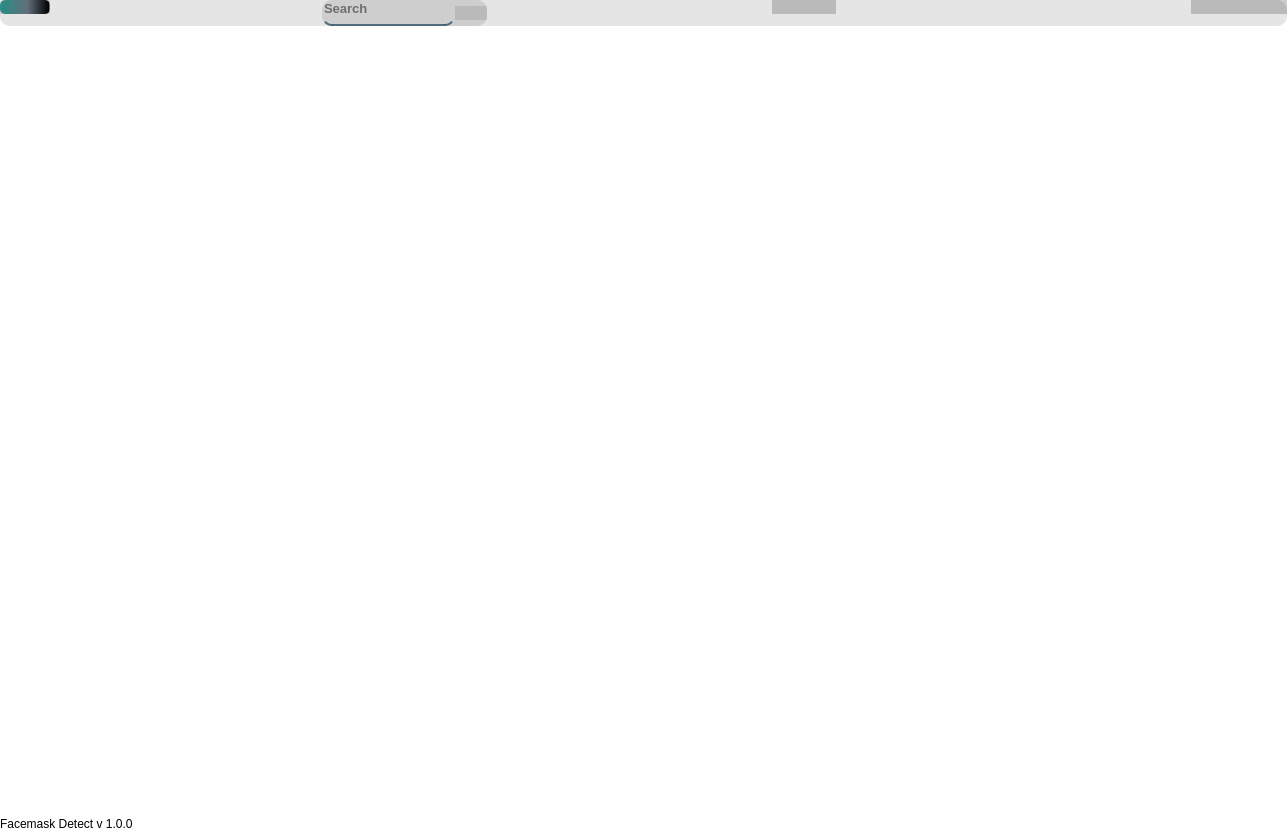
<?xml version="1.0" encoding="UTF-8"?>
<ui version="4.0">
 <class>MainWindow</class>
 <widget class="QMainWindow" name="MainWindow">
  <property name="geometry">
   <rect>
    <x>0</x>
    <y>0</y>
    <width>1287</width>
    <height>831</height>
   </rect>
  </property>
  <property name="windowTitle">
   <string>MainWindow</string>
  </property>
  <property name="styleSheet">
   <string notr="true">border:none;
background-color:rgba(255,255,255,255);
border-radius:10px
</string>
  </property>
  <widget class="QWidget" name="centralwidget">
   <property name="styleSheet">
    <string notr="true"/>
   </property>
   <layout class="QHBoxLayout" name="horizontalLayout">
    <property name="spacing">
     <number>0</number>
    </property>
    <property name="leftMargin">
     <number>0</number>
    </property>
    <property name="topMargin">
     <number>0</number>
    </property>
    <property name="rightMargin">
     <number>0</number>
    </property>
    <property name="bottomMargin">
     <number>0</number>
    </property>
    <item>
     <widget class="QFrame" name="slideMenu">
      <property name="maximumSize">
       <size>
        <width>0</width>
        <height>16777215</height>
       </size>
      </property>
      <property name="styleSheet">
       <string notr="true"/>
      </property>
      <property name="frameShape">
       <enum>QFrame::StyledPanel</enum>
      </property>
      <property name="frameShadow">
       <enum>QFrame::Raised</enum>
      </property>
      <layout class="QVBoxLayout" name="verticalLayout_2">
       <property name="spacing">
        <number>0</number>
       </property>
       <property name="leftMargin">
        <number>0</number>
       </property>
       <property name="topMargin">
        <number>0</number>
       </property>
       <property name="rightMargin">
        <number>0</number>
       </property>
       <property name="bottomMargin">
        <number>0</number>
       </property>
       <item>
        <widget class="QFrame" name="slide_menu">
         <property name="minimumSize">
          <size>
           <width>248</width>
           <height>0</height>
          </size>
         </property>
         <property name="styleSheet">
          <string notr="true">background-color:rgba(30,30,30,30);</string>
         </property>
         <property name="frameShape">
          <enum>QFrame::StyledPanel</enum>
         </property>
         <property name="frameShadow">
          <enum>QFrame::Raised</enum>
         </property>
         <layout class="QVBoxLayout" name="verticalLayout_5">
          <item>
           <widget class="QFrame" name="frame_7">
            <property name="styleSheet">
             <string notr="true">background-color:rgba(30,30,30,30);</string>
            </property>
            <property name="frameShape">
             <enum>QFrame::StyledPanel</enum>
            </property>
            <property name="frameShadow">
             <enum>QFrame::Raised</enum>
            </property>
            <layout class="QHBoxLayout" name="horizontalLayout_8">
             <property name="spacing">
              <number>0</number>
             </property>
             <property name="leftMargin">
              <number>0</number>
             </property>
             <property name="topMargin">
              <number>0</number>
             </property>
             <property name="rightMargin">
              <number>0</number>
             </property>
             <property name="bottomMargin">
              <number>0</number>
             </property>
             <item alignment="Qt::AlignLeft|Qt::AlignTop">
              <widget class="QLabel" name="label_2">
               <property name="font">
                <font>
                 <pointsize>11</pointsize>
                 <weight>75</weight>
                 <bold>true</bold>
                </font>
               </property>
               <property name="styleSheet">
                <string notr="true">color:rgba(0,0,0,200);
background-color:rgba(30,30,30,30);</string>
               </property>
               <property name="text">
                <string>Facemask Detect</string>
               </property>
              </widget>
             </item>
             <item alignment="Qt::AlignLeft|Qt::AlignTop">
              <widget class="QLabel" name="label_3">
               <property name="minimumSize">
                <size>
                 <width>50</width>
                 <height>50</height>
                </size>
               </property>
               <property name="maximumSize">
                <size>
                 <width>100</width>
                 <height>50</height>
                </size>
               </property>
               <property name="styleSheet">
                <string notr="true">background-color:rgba(30,30,30,30);</string>
               </property>
               <property name="text">
                <string/>
               </property>
               <property name="pixmap">
                <pixmap resource="icon.qrc">:/icon/icons/mask.svg</pixmap>
               </property>
              </widget>
             </item>
            </layout>
           </widget>
          </item>
          <item>
           <widget class="QFrame" name="frame_8">
            <property name="sizePolicy">
             <sizepolicy hsizetype="Preferred" vsizetype="Expanding">
              <horstretch>0</horstretch>
              <verstretch>0</verstretch>
             </sizepolicy>
            </property>
            <property name="styleSheet">
             <string notr="true"/>
            </property>
            <property name="frameShape">
             <enum>QFrame::StyledPanel</enum>
            </property>
            <property name="frameShadow">
             <enum>QFrame::Raised</enum>
            </property>
            <layout class="QVBoxLayout" name="verticalLayout_6">
             <item>
              <widget class="QToolBox" name="toolBox">
               <property name="font">
                <font>
                 <pointsize>10</pointsize>
                 <weight>75</weight>
                 <bold>true</bold>
                </font>
               </property>
               <property name="styleSheet">
                <string notr="true">color:rgba(0,0,0,200);
</string>
               </property>
               <property name="currentIndex">
                <number>1</number>
               </property>
               <widget class="QWidget" name="page">
                <property name="geometry">
                 <rect>
                  <x>0</x>
                  <y>0</y>
                  <width>214</width>
                  <height>623</height>
                 </rect>
                </property>
                <property name="font">
                 <font>
                  <weight>50</weight>
                  <bold>false</bold>
                 </font>
                </property>
                <attribute name="icon">
                 <iconset resource="icon.qrc">
                  <normaloff>:/icon/icons/drop-black.svg</normaloff>:/icon/icons/drop-black.svg</iconset>
                </attribute>
                <attribute name="label">
                 <string>Tool</string>
                </attribute>
                <layout class="QVBoxLayout" name="verticalLayout_7">
                 <property name="spacing">
                  <number>0</number>
                 </property>
                 <property name="leftMargin">
                  <number>0</number>
                 </property>
                 <property name="topMargin">
                  <number>0</number>
                 </property>
                 <property name="rightMargin">
                  <number>0</number>
                 </property>
                 <property name="bottomMargin">
                  <number>0</number>
                 </property>
                 <item alignment="Qt::AlignTop">
                  <widget class="QFrame" name="frame_10">
                   <property name="styleSheet">
                    <string notr="true">QPushButton#homeBtn{
	background-color: qlineargradient(spread:pad, x1:0, y1:0, x2:1, y2:0, stop:0 rgba(11, 131, 120, 219), stop:0.55 rgba(85, 98, 112, 226), stop:0.98 rgba(0, 0, 0, 255), stop:1 rgba(0, 0, 0, 0));
	color:rgba(255,255,255,210);
	border-radius:5px;
}
QPushButton#homeBtn:hover{
	background-color: qlineargradient(spread:pad, x1:0, y1:0, x2:1, y2:0, stop:0 rgba(150, 123, 111, 219), stop:0.55 rgba(85, 81, 84, 226), stop:0.98 rgba(0, 0, 0, 255), stop:1 rgba(0, 0, 0, 0));
}
QPushButton#homeBtn:pressed{
	padding-left:5px;
	padding-top:5px;
	background-color:rgba(150,123,111,255);
}
QPushButton#showBtn{
	background-color: qlineargradient(spread:pad, x1:0, y1:0, x2:1, y2:0, stop:0 rgba(11, 131, 120, 219), stop:0.55 rgba(85, 98, 112, 226), stop:0.98 rgba(0, 0, 0, 255), stop:1 rgba(0, 0, 0, 0));
	color:rgba(255,255,255,210);
	border-radius:5px;
}
QPushButton#showBtn:hover{
	background-color: qlineargradient(spread:pad, x1:0, y1:0, x2:1, y2:0, stop:0 rgba(150, 123, 111, 219), stop:0.55 rgba(85, 81, 84, 226), stop:0.98 rgba(0, 0, 0, 255), stop:1 rgba(0, 0, 0, 0));
}
QPushButton#showBtn:pressed{
	padding-left:5px;
	padding-top:5px;
	background-color:rgba(150,123,111,255);
}
QPushButton#capBtn{
	background-color: qlineargradient(spread:pad, x1:0, y1:0, x2:1, y2:0, stop:0 rgba(11, 131, 120, 219), stop:0.55 rgba(85, 98, 112, 226), stop:0.98 rgba(0, 0, 0, 255), stop:1 rgba(0, 0, 0, 0));
	color:rgba(255,255,255,210);
	border-radius:5px;
}
QPushButton#capBtn:hover{
	background-color: qlineargradient(spread:pad, x1:0, y1:0, x2:1, y2:0, stop:0 rgba(150, 123, 111, 219), stop:0.55 rgba(85, 81, 84, 226), stop:0.98 rgba(0, 0, 0, 255), stop:1 rgba(0, 0, 0, 0));
}
QPushButton#capBtn:pressed{
	padding-left:5px;
	padding-top:5px;
	background-color:rgba(150,123,111,255);
}</string>
                   </property>
                   <property name="frameShape">
                    <enum>QFrame::StyledPanel</enum>
                   </property>
                   <property name="frameShadow">
                    <enum>QFrame::Raised</enum>
                   </property>
                   <layout class="QVBoxLayout" name="verticalLayout_8">
                    <property name="spacing">
                     <number>0</number>
                    </property>
                    <property name="leftMargin">
                     <number>0</number>
                    </property>
                    <property name="topMargin">
                     <number>0</number>
                    </property>
                    <property name="rightMargin">
                     <number>0</number>
                    </property>
                    <property name="bottomMargin">
                     <number>0</number>
                    </property>
                    <item>
                     <widget class="QPushButton" name="homeBtn">
                      <property name="minimumSize">
                       <size>
                        <width>214</width>
                        <height>50</height>
                       </size>
                      </property>
                      <property name="font">
                       <font>
                        <pointsize>10</pointsize>
                        <weight>75</weight>
                        <bold>true</bold>
                       </font>
                      </property>
                      <property name="text">
                       <string>Home</string>
                      </property>
                      <property name="icon">
                       <iconset resource="icon.qrc">
                        <normaloff>:/icon/icons/home.svg</normaloff>:/icon/icons/home.svg</iconset>
                      </property>
                      <property name="iconSize">
                       <size>
                        <width>50</width>
                        <height>50</height>
                       </size>
                      </property>
                     </widget>
                    </item>
                    <item>
                     <widget class="QPushButton" name="showBtn">
                      <property name="minimumSize">
                       <size>
                        <width>214</width>
                        <height>50</height>
                       </size>
                      </property>
                      <property name="font">
                       <font>
                        <pointsize>10</pointsize>
                        <weight>75</weight>
                        <bold>true</bold>
                       </font>
                      </property>
                      <property name="text">
                       <string>Show</string>
                      </property>
                      <property name="icon">
                       <iconset resource="icon.qrc">
                        <normaloff>:/icon/icons/eye.svg</normaloff>:/icon/icons/eye.svg</iconset>
                      </property>
                      <property name="iconSize">
                       <size>
                        <width>50</width>
                        <height>50</height>
                       </size>
                      </property>
                     </widget>
                    </item>
                    <item>
                     <widget class="QPushButton" name="capBtn">
                      <property name="minimumSize">
                       <size>
                        <width>214</width>
                        <height>50</height>
                       </size>
                      </property>
                      <property name="font">
                       <font>
                        <pointsize>10</pointsize>
                        <weight>75</weight>
                        <bold>true</bold>
                       </font>
                      </property>
                      <property name="text">
                       <string>Capture</string>
                      </property>
                      <property name="icon">
                       <iconset resource="icon.qrc">
                        <normaloff>:/icon/icons/camera.svg</normaloff>:/icon/icons/camera.svg</iconset>
                      </property>
                      <property name="iconSize">
                       <size>
                        <width>50</width>
                        <height>50</height>
                       </size>
                      </property>
                     </widget>
                    </item>
                   </layout>
                  </widget>
                 </item>
                </layout>
               </widget>
               <widget class="QWidget" name="page_2">
                <property name="geometry">
                 <rect>
                  <x>0</x>
                  <y>0</y>
                  <width>214</width>
                  <height>606</height>
                 </rect>
                </property>
                <attribute name="icon">
                 <iconset resource="icon.qrc">
                  <normaloff>:/icon/icons/drop-black.svg</normaloff>:/icon/icons/drop-black.svg</iconset>
                </attribute>
                <attribute name="label">
                 <string>Setting</string>
                </attribute>
                <layout class="QVBoxLayout" name="verticalLayout_9">
                 <property name="spacing">
                  <number>0</number>
                 </property>
                 <property name="leftMargin">
                  <number>0</number>
                 </property>
                 <property name="topMargin">
                  <number>0</number>
                 </property>
                 <property name="rightMargin">
                  <number>0</number>
                 </property>
                 <property name="bottomMargin">
                  <number>0</number>
                 </property>
                 <item alignment="Qt::AlignTop">
                  <widget class="QFrame" name="frame_11">
                   <property name="styleSheet">
                    <string notr="true">QPushButton#subMenu1{
	background-color: qlineargradient(spread:pad, x1:0, y1:0, x2:1, y2:0, stop:0 rgba(11, 131, 120, 219), stop:0.55 rgba(85, 98, 112, 226), stop:0.98 rgba(0, 0, 0, 255), stop:1 rgba(0, 0, 0, 0));
	color:rgba(255,255,255,210);
	border-radius:5px;
}
QPushButton#subMenu1:hover{
	background-color: qlineargradient(spread:pad, x1:0, y1:0, x2:1, y2:0, stop:0 rgba(150, 123, 111, 219), stop:0.55 rgba(85, 81, 84, 226), stop:0.98 rgba(0, 0, 0, 255), stop:1 rgba(0, 0, 0, 0));
}
QPushButton#subMenu1:pressed{
	padding-left:5px;
	padding-top:5px;
	background-color:rgba(150,123,111,255);
}
QPushButton#subMenu2{
	background-color: qlineargradient(spread:pad, x1:0, y1:0, x2:1, y2:0, stop:0 rgba(11, 131, 120, 219), stop:0.55 rgba(85, 98, 112, 226), stop:0.98 rgba(0, 0, 0, 255), stop:1 rgba(0, 0, 0, 0));
	color:rgba(255,255,255,210);
	border-radius:5px;
}
QPushButton#subMenu2:hover{
	background-color: qlineargradient(spread:pad, x1:0, y1:0, x2:1, y2:0, stop:0 rgba(150, 123, 111, 219), stop:0.55 rgba(85, 81, 84, 226), stop:0.98 rgba(0, 0, 0, 255), stop:1 rgba(0, 0, 0, 0));
}
QPushButton#subMenu2:pressed{
	padding-left:5px;
	padding-top:5px;
	background-color:rgba(150,123,111,255);
}</string>
                   </property>
                   <property name="frameShape">
                    <enum>QFrame::StyledPanel</enum>
                   </property>
                   <property name="frameShadow">
                    <enum>QFrame::Raised</enum>
                   </property>
                   <layout class="QVBoxLayout" name="verticalLayout_10">
                    <property name="spacing">
                     <number>0</number>
                    </property>
                    <property name="leftMargin">
                     <number>0</number>
                    </property>
                    <property name="topMargin">
                     <number>0</number>
                    </property>
                    <property name="rightMargin">
                     <number>0</number>
                    </property>
                    <property name="bottomMargin">
                     <number>0</number>
                    </property>
                    <item>
                     <widget class="QPushButton" name="subMenu1">
                      <property name="minimumSize">
                       <size>
                        <width>214</width>
                        <height>50</height>
                       </size>
                      </property>
                      <property name="font">
                       <font>
                        <pointsize>10</pointsize>
                        <weight>75</weight>
                        <bold>true</bold>
                       </font>
                      </property>
                      <property name="text">
                       <string>Sub Menu</string>
                      </property>
                     </widget>
                    </item>
                    <item>
                     <widget class="QPushButton" name="subMenu2">
                      <property name="minimumSize">
                       <size>
                        <width>214</width>
                        <height>50</height>
                       </size>
                      </property>
                      <property name="font">
                       <font>
                        <pointsize>10</pointsize>
                        <weight>75</weight>
                        <bold>true</bold>
                       </font>
                      </property>
                      <property name="text">
                       <string>Sub Menu</string>
                      </property>
                     </widget>
                    </item>
                   </layout>
                  </widget>
                 </item>
                </layout>
               </widget>
              </widget>
             </item>
            </layout>
           </widget>
          </item>
          <item alignment="Qt::AlignBottom">
           <widget class="QFrame" name="frame_9">
            <property name="styleSheet">
             <string notr="true">QPushButton#exitBtn{
	background-color: qlineargradient(spread:pad, x1:0, y1:0, x2:1, y2:0, stop:0 rgba(11, 131, 120, 219), stop:0.55 rgba(85, 98, 112, 226), stop:0.98 rgba(0, 0, 0, 255), stop:1 rgba(0, 0, 0, 0));
	color:rgba(255,255,255,210);
	border-radius:5px;
}
QPushButton#exitBtn:hover{
	background-color: qlineargradient(spread:pad, x1:0, y1:0, x2:1, y2:0, stop:0 rgba(150, 123, 111, 219), stop:0.55 rgba(85, 81, 84, 226), stop:0.98 rgba(0, 0, 0, 255), stop:1 rgba(0, 0, 0, 0));
}
QPushButton#exitBtn:pressed{
	padding-left:5px;
	padding-top:5px;
	background-color:rgba(150,123,111,255);
}</string>
            </property>
            <property name="frameShape">
             <enum>QFrame::StyledPanel</enum>
            </property>
            <property name="frameShadow">
             <enum>QFrame::Raised</enum>
            </property>
            <layout class="QHBoxLayout" name="horizontalLayout_9">
             <property name="spacing">
              <number>0</number>
             </property>
             <property name="leftMargin">
              <number>0</number>
             </property>
             <property name="topMargin">
              <number>0</number>
             </property>
             <property name="rightMargin">
              <number>0</number>
             </property>
             <property name="bottomMargin">
              <number>0</number>
             </property>
             <item alignment="Qt::AlignLeft|Qt::AlignBottom">
              <widget class="QPushButton" name="exitBtn">
               <property name="minimumSize">
                <size>
                 <width>50</width>
                 <height>50</height>
                </size>
               </property>
               <property name="font">
                <font>
                 <pointsize>11</pointsize>
                 <weight>75</weight>
                 <bold>true</bold>
                </font>
               </property>
               <property name="text">
                <string>Exit</string>
               </property>
               <property name="iconSize">
                <size>
                 <width>32</width>
                 <height>32</height>
                </size>
               </property>
              </widget>
             </item>
            </layout>
           </widget>
          </item>
         </layout>
        </widget>
       </item>
      </layout>
     </widget>
    </item>
    <item>
     <widget class="QFrame" name="mainBody">
      <property name="frameShape">
       <enum>QFrame::StyledPanel</enum>
      </property>
      <property name="frameShadow">
       <enum>QFrame::Raised</enum>
      </property>
      <layout class="QVBoxLayout" name="verticalLayout">
       <property name="spacing">
        <number>0</number>
       </property>
       <property name="leftMargin">
        <number>0</number>
       </property>
       <property name="topMargin">
        <number>0</number>
       </property>
       <property name="rightMargin">
        <number>0</number>
       </property>
       <property name="bottomMargin">
        <number>0</number>
       </property>
       <item alignment="Qt::AlignTop">
        <widget class="QFrame" name="headerFrame">
         <property name="styleSheet">
          <string notr="true">background-color:rgba(30,30,30,30);
</string>
         </property>
         <property name="frameShape">
          <enum>QFrame::StyledPanel</enum>
         </property>
         <property name="frameShadow">
          <enum>QFrame::Raised</enum>
         </property>
         <layout class="QHBoxLayout" name="horizontalLayout_2">
          <property name="spacing">
           <number>0</number>
          </property>
          <property name="leftMargin">
           <number>0</number>
          </property>
          <property name="topMargin">
           <number>0</number>
          </property>
          <property name="rightMargin">
           <number>0</number>
          </property>
          <property name="bottomMargin">
           <number>0</number>
          </property>
          <item alignment="Qt::AlignLeft|Qt::AlignTop">
           <widget class="QFrame" name="frame_6">
            <property name="styleSheet">
             <string notr="true">QPushButton#menuBtn{
	background-color: qlineargradient(spread:pad, x1:0, y1:0, x2:1, y2:0, stop:0 rgba(11, 131, 120, 219), stop:0.55 rgba(85, 98, 112, 226), stop:0.98 rgba(0, 0, 0, 255), stop:1 rgba(0, 0, 0, 0));
	color:rgba(255,255,255,210);
	border-radius:5px;
}
QPushButton#menuBtn:hover{
	background-color: qlineargradient(spread:pad, x1:0, y1:0, x2:1, y2:0, stop:0 rgba(150, 123, 111, 219), stop:0.55 rgba(85, 81, 84, 226), stop:0.98 rgba(0, 0, 0, 255), stop:1 rgba(0, 0, 0, 0));
}
QPushButton#menuBtn:pressed{
	padding-left:5px;
	padding-top:5px;
	background-color:rgba(150,123,111,255);
}</string>
            </property>
            <property name="frameShape">
             <enum>QFrame::StyledPanel</enum>
            </property>
            <property name="frameShadow">
             <enum>QFrame::Raised</enum>
            </property>
            <layout class="QHBoxLayout" name="horizontalLayout_7">
             <property name="spacing">
              <number>0</number>
             </property>
             <property name="leftMargin">
              <number>0</number>
             </property>
             <property name="topMargin">
              <number>0</number>
             </property>
             <property name="rightMargin">
              <number>0</number>
             </property>
             <property name="bottomMargin">
              <number>0</number>
             </property>
             <item>
              <widget class="QPushButton" name="menuBtn">
               <property name="minimumSize">
                <size>
                 <width>50</width>
                 <height>0</height>
                </size>
               </property>
               <property name="text">
                <string/>
               </property>
               <property name="icon">
                <iconset resource="icon.qrc">
                 <normaloff>:/icon/icons/Search-write.svg</normaloff>:/icon/icons/Search-write.svg</iconset>
               </property>
               <property name="iconSize">
                <size>
                 <width>40</width>
                 <height>40</height>
                </size>
               </property>
              </widget>
             </item>
            </layout>
           </widget>
          </item>
          <item alignment="Qt::AlignLeft|Qt::AlignTop">
           <widget class="QFrame" name="frame_3">
            <property name="styleSheet">
             <string notr="true">QPushButton#searchBtn:pressed{
	padding-left:5px;
	padding-top:5px;
	background-color:rgba(150,123,111,255);
}
background-color:rgba(30,30,30,30)</string>
            </property>
            <property name="frameShape">
             <enum>QFrame::StyledPanel</enum>
            </property>
            <property name="frameShadow">
             <enum>QFrame::Raised</enum>
            </property>
            <layout class="QHBoxLayout" name="horizontalLayout_6">
             <property name="spacing">
              <number>0</number>
             </property>
             <property name="leftMargin">
              <number>0</number>
             </property>
             <property name="topMargin">
              <number>0</number>
             </property>
             <property name="rightMargin">
              <number>0</number>
             </property>
             <property name="bottomMargin">
              <number>0</number>
             </property>
             <item>
              <widget class="QLineEdit" name="lineEdit">
               <property name="minimumSize">
                <size>
                 <width>133</width>
                 <height>0</height>
                </size>
               </property>
               <property name="sizeIncrement">
                <size>
                 <width>0</width>
                 <height>0</height>
                </size>
               </property>
               <property name="font">
                <font>
                 <pointsize>10</pointsize>
                 <weight>75</weight>
                 <bold>true</bold>
                </font>
               </property>
               <property name="styleSheet">
                <string notr="true">background-color:rgba(0,0,0,0);
border:none;
border-bottom: 2px solid rgba(46,82,101,200);
color:rgba(0,0,0,240);
padding-bottom:7px;</string>
               </property>
               <property name="placeholderText">
                <string>Search</string>
               </property>
              </widget>
             </item>
             <item>
              <widget class="QPushButton" name="searchBtn">
               <property name="text">
                <string/>
               </property>
               <property name="icon">
                <iconset resource="icon.qrc">
                 <normaloff>:/icon/icons/menu_write.svg</normaloff>:/icon/icons/menu_write.svg</iconset>
               </property>
               <property name="iconSize">
                <size>
                 <width>20</width>
                 <height>20</height>
                </size>
               </property>
              </widget>
             </item>
            </layout>
           </widget>
          </item>
          <item alignment="Qt::AlignHCenter|Qt::AlignTop">
           <widget class="QFrame" name="frame_2">
            <property name="styleSheet">
             <string notr="true">QPushButton#userBtn:pressed{
	padding-left:5px;
	padding-top:5px;
	background-color:rgba(150,123,111,255);
}
QPushButton#bellBtn:pressed{
	padding-left:5px;
	padding-top:5px;
	background-color:rgba(150,123,111,255);
}</string>
            </property>
            <property name="frameShape">
             <enum>QFrame::StyledPanel</enum>
            </property>
            <property name="frameShadow">
             <enum>QFrame::Raised</enum>
            </property>
            <layout class="QHBoxLayout" name="horizontalLayout_5">
             <property name="spacing">
              <number>0</number>
             </property>
             <property name="leftMargin">
              <number>0</number>
             </property>
             <property name="topMargin">
              <number>0</number>
             </property>
             <property name="rightMargin">
              <number>0</number>
             </property>
             <property name="bottomMargin">
              <number>0</number>
             </property>
             <item>
              <widget class="QPushButton" name="userBtn">
               <property name="text">
                <string/>
               </property>
               <property name="icon">
                <iconset resource="icon.qrc">
                 <normaloff>:/icon/icons/user-black.svg</normaloff>:/icon/icons/user-black.svg</iconset>
               </property>
               <property name="iconSize">
                <size>
                 <width>20</width>
                 <height>20</height>
                </size>
               </property>
              </widget>
             </item>
             <item>
              <widget class="QPushButton" name="bellBtn">
               <property name="text">
                <string/>
               </property>
               <property name="icon">
                <iconset resource="icon.qrc">
                 <normaloff>:/icon/icons/alarm_alert_bell_notification_ring_icon_123294.svg</normaloff>:/icon/icons/alarm_alert_bell_notification_ring_icon_123294.svg</iconset>
               </property>
               <property name="iconSize">
                <size>
                 <width>16</width>
                 <height>16</height>
                </size>
               </property>
              </widget>
             </item>
            </layout>
           </widget>
          </item>
          <item alignment="Qt::AlignRight|Qt::AlignTop">
           <widget class="QFrame" name="frame">
            <property name="frameShape">
             <enum>QFrame::StyledPanel</enum>
            </property>
            <property name="frameShadow">
             <enum>QFrame::Raised</enum>
            </property>
            <layout class="QHBoxLayout" name="horizontalLayout_4">
             <property name="spacing">
              <number>0</number>
             </property>
             <property name="leftMargin">
              <number>0</number>
             </property>
             <property name="topMargin">
              <number>0</number>
             </property>
             <property name="rightMargin">
              <number>0</number>
             </property>
             <property name="bottomMargin">
              <number>0</number>
             </property>
             <item>
              <widget class="QPushButton" name="hideBtn">
               <property name="styleSheet">
                <string notr="true"/>
               </property>
               <property name="text">
                <string/>
               </property>
               <property name="icon">
                <iconset resource="icon.qrc">
                 <normaloff>:/icon/icons/minus.svg</normaloff>:/icon/icons/minus.svg</iconset>
               </property>
               <property name="iconSize">
                <size>
                 <width>20</width>
                 <height>20</height>
                </size>
               </property>
              </widget>
             </item>
             <item>
              <widget class="QPushButton" name="maxBtn">
               <property name="text">
                <string/>
               </property>
               <property name="icon">
                <iconset resource="icon.qrc">
                 <normaloff>:/icon/icons/maximize.svg</normaloff>:/icon/icons/maximize.svg</iconset>
               </property>
               <property name="iconSize">
                <size>
                 <width>20</width>
                 <height>20</height>
                </size>
               </property>
              </widget>
             </item>
             <item>
              <widget class="QPushButton" name="xBtn">
               <property name="text">
                <string/>
               </property>
               <property name="icon">
                <iconset resource="icon.qrc">
                 <normaloff>:/icon/icons/x.svg</normaloff>:/icon/icons/x.svg</iconset>
               </property>
               <property name="iconSize">
                <size>
                 <width>20</width>
                 <height>20</height>
                </size>
               </property>
              </widget>
             </item>
            </layout>
           </widget>
          </item>
         </layout>
        </widget>
       </item>
       <item>
        <widget class="QFrame" name="mainBody_contain">
         <property name="sizePolicy">
          <sizepolicy hsizetype="Preferred" vsizetype="Expanding">
           <horstretch>0</horstretch>
           <verstretch>0</verstretch>
          </sizepolicy>
         </property>
         <property name="frameShape">
          <enum>QFrame::StyledPanel</enum>
         </property>
         <property name="frameShadow">
          <enum>QFrame::Raised</enum>
         </property>
        </widget>
       </item>
       <item alignment="Qt::AlignBottom">
        <widget class="QFrame" name="footer">
         <property name="frameShape">
          <enum>QFrame::StyledPanel</enum>
         </property>
         <property name="frameShadow">
          <enum>QFrame::Raised</enum>
         </property>
         <layout class="QHBoxLayout" name="horizontalLayout_3">
          <property name="spacing">
           <number>0</number>
          </property>
          <property name="leftMargin">
           <number>0</number>
          </property>
          <property name="topMargin">
           <number>0</number>
          </property>
          <property name="rightMargin">
           <number>0</number>
          </property>
          <property name="bottomMargin">
           <number>0</number>
          </property>
          <item>
           <widget class="QFrame" name="frame_4">
            <property name="frameShape">
             <enum>QFrame::StyledPanel</enum>
            </property>
            <property name="frameShadow">
             <enum>QFrame::Raised</enum>
            </property>
            <layout class="QVBoxLayout" name="verticalLayout_4">
             <property name="spacing">
              <number>0</number>
             </property>
             <property name="leftMargin">
              <number>0</number>
             </property>
             <property name="topMargin">
              <number>0</number>
             </property>
             <property name="rightMargin">
              <number>0</number>
             </property>
             <property name="bottomMargin">
              <number>0</number>
             </property>
             <item alignment="Qt::AlignBottom">
              <widget class="QLabel" name="label">
               <property name="text">
                <string>Facemask Detect v 1.0.0</string>
               </property>
              </widget>
             </item>
            </layout>
           </widget>
          </item>
          <item>
           <widget class="QFrame" name="frame_5">
            <property name="frameShape">
             <enum>QFrame::StyledPanel</enum>
            </property>
            <property name="frameShadow">
             <enum>QFrame::Raised</enum>
            </property>
            <layout class="QVBoxLayout" name="verticalLayout_3">
             <property name="spacing">
              <number>0</number>
             </property>
             <property name="leftMargin">
              <number>0</number>
             </property>
             <property name="topMargin">
              <number>0</number>
             </property>
             <property name="rightMargin">
              <number>0</number>
             </property>
             <property name="bottomMargin">
              <number>0</number>
             </property>
             <item alignment="Qt::AlignBottom">
              <widget class="QPushButton" name="pushButton_7">
               <property name="text">
                <string/>
               </property>
               <property name="icon">
                <iconset resource="icon.qrc">
                 <normaloff>:/icon/icons/box0black.svg</normaloff>:/icon/icons/box0black.svg</iconset>
               </property>
              </widget>
             </item>
            </layout>
           </widget>
          </item>
          <item alignment="Qt::AlignRight|Qt::AlignBottom">
           <widget class="QFrame" name="size_grip">
            <property name="minimumSize">
             <size>
              <width>10</width>
              <height>10</height>
             </size>
            </property>
            <property name="maximumSize">
             <size>
              <width>10</width>
              <height>10</height>
             </size>
            </property>
            <property name="frameShape">
             <enum>QFrame::StyledPanel</enum>
            </property>
            <property name="frameShadow">
             <enum>QFrame::Raised</enum>
            </property>
           </widget>
          </item>
         </layout>
        </widget>
       </item>
      </layout>
     </widget>
    </item>
   </layout>
  </widget>
 </widget>
 <resources>
  <include location="icon.qrc"/>
 </resources>
 <connections/>
</ui>
